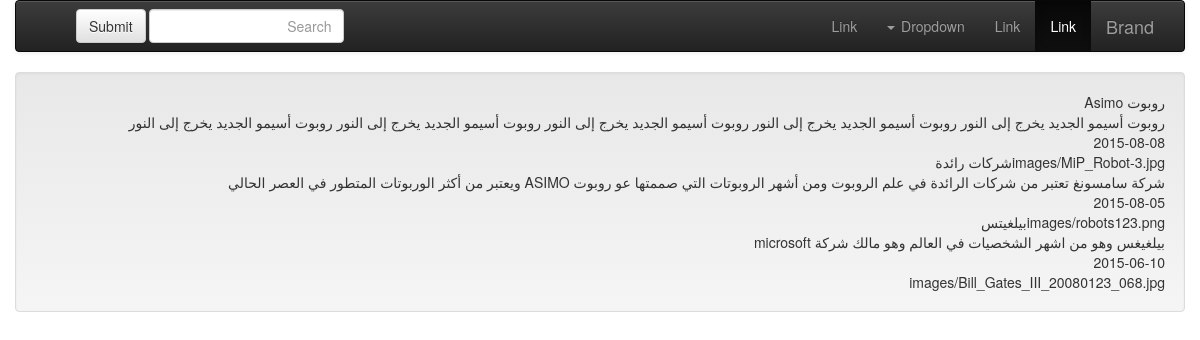
Page /RobotProject/frontpage.php on the committed database.
### tables this page shows
CREATE TABLE IF NOT EXISTS `post` (
  `post_id` bigint(20) NOT NULL AUTO_INCREMENT,
  `post_title` varchar(255) NOT NULL,
  `post_text` text NOT NULL,
  `post_date` date NOT NULL,
  `post_img` varchar(1000) NOT NULL,
  `post_tags` varchar(500) NOT NULL,
  `Category_id` bigint(20) NOT NULL,
  PRIMARY KEY (`post_id`),
  KEY `Category_id` (`Category_id`)
);

### RobotProject/class/databasefunction.php (the view, shortened to what this page needs)
<?php
class databasefunctions{
	public $host="localhost";
	public $user="root";
	public $pass="";
	public $db="robotsite_db";
	public function pull_latest_post(){
		$this->mysqli= new mysqli($this->host,$this->user,$this->pass,$this->db);
		$sql_latest= mysqli_query($this->mysqli,"SELECT * FROM post") or die("faild to retreve latest post!" . mysqli_error($this->mysqli));
		while($result_latest=mysqli_fetch_array($sql_latest)){
			echo $result_latest['post_title'];
			echo "<br>";
			echo $result_latest['post_text'];
			echo "<br>";
			echo $result_latest['post_date'];
			echo "<br>";
			echo $result_latest['post_img'];
			}
		}
	}
?>

### rows in the picture
post: post_title "روبوت Asimo", post_text "روبوت أسيمو الجديد يخرج إلى النور روبوت أسيمو الجديد يخرج إلى النور روبوت أسيمو الجديد يخرج إلى النور روبوت أسيمو الجديد يخرج إلى النور روبوت أسيمو الجديد يخرج إلى النور", post_date "2015-08-08", post_img "images/MiP_Robot-3.jpg"
post: post_title "شركات رائدة", post_text "شركة سامسونغ تعتبر من شركات الرائدة في علم الروبوت ومن أشهر الروبوتات التي صممتها عو روبوت ASIMO ويعتبر من أكثر الوربوتات المتطور في العصر الحالي", post_date "2015-08-05", post_img "images/robots123.png"
post: post_title "بيلغيتس", post_text "بيلغيغس وهو من اشهر الشخصيات في العالم وهو مالك شركة microsoft", post_date "2015-06-10", post_img "images/Bill_Gates_III_20080123_068.jpg"
